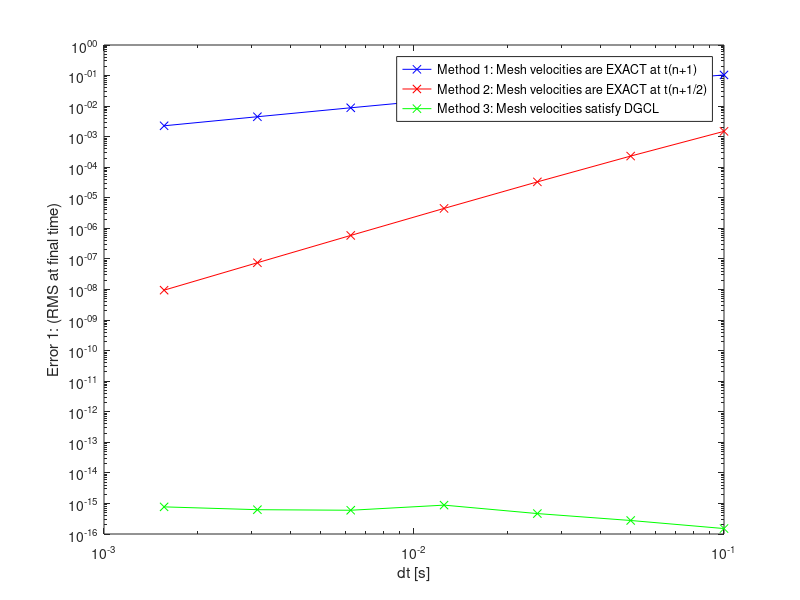
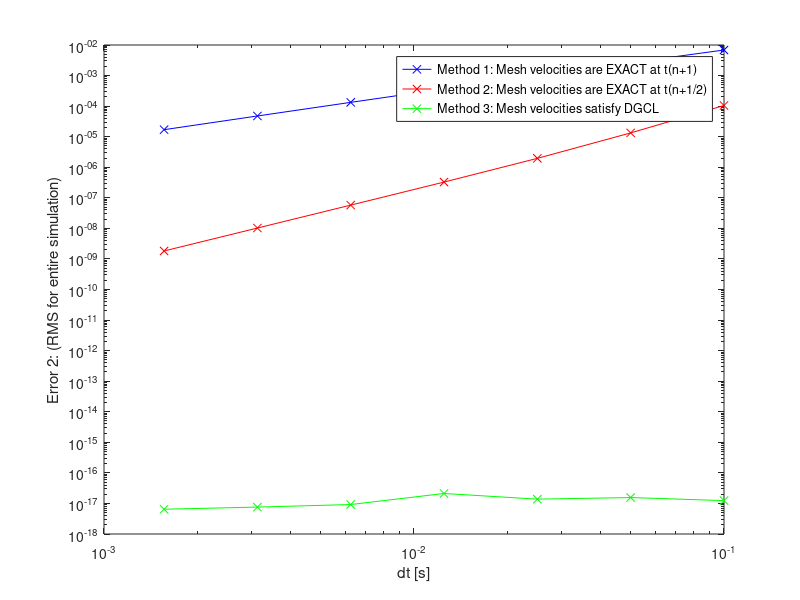

MATLAB code to generate these figures, in order:
close all
clear all
%% Input data
N  = 20;        % number of cells

dt   = 0.1;     % time step
tend = 10;      % total simulation time

fmt = '--b';     % linecolor for plot of final solution

show_sol = 0;   % (=1) show intermediate solutions during simulation
 
u_ex = ones(N); % unsure: creates exact scalar field solution

%% Run simulation for decreasing dt
k_max = 6;
e1_arr = zeros(k_max, 3);
e2_arr = zeros(k_max, 3);
dt_arr = zeros(k_max, 1); 
for method = 1:1:3
    fprintf('\nRunning Method %d', method)
    for k=1:1:k_max+1
         dt = 0.1*2^(-(k-1)); % time-step
         dt_arr(k, 1) = dt; 
    
         e1 = 0; % error 1: RMS error at final time-step
         e2 = 0; % error 2: RMS error at all time-steps
    
        %% Initialisation
        dx = zeros(1,N);    % cell volumes
        xi = zeros(1,N+1);  % face centers
        x  = zeros(1,N);    % cell centers
        u  = ones(1,N);     % solution
        
        xi  = (0:N)/N;              % face centers
        xi0 = (0:N)/N;              % face centers at t=0
        x   = (1:N)/N - 0.5/N;      % cell centers
        dx  = xi(2:N+1) - xi(1:N);  % cell volumes

        L = zeros(N);   % Discretization matrix
    
        %% Simulation loop
        for t=dt:dt:tend
          dx_tn = dx;  % store cell volume at tn
          xi_tn = xi;  % store face center at tn
          u_tn  = u;   % store solution at tn
          
          xi     = xi0 + sin(2*pi*t) * sin(2*pi*xi0) / N;   % face centers at tn+1
          dx     = xi(2:N+1)-xi(1:N);                       % cell volumes at tn+1
          x      = xi(1:N) + dx/2;                          % cell centers at tn+1
          
          dxidt_exnp1   = 2*pi*cos(2*pi*(t))*sin(2*pi*xi0) / N;         % exact face velocity at tn+1
          dxidt_exnp1_2 = 2*pi*cos(2*pi*(t-dt/2))*sin(2*pi*xi0) / N;    % exact face velocity at tn+1/2
          dxidt_dgcl    = (xi - xi_tn) / dt;                            % face velocity satisfying D-GCL
          
          if (method == 1)
            dxidt = dxidt_exnp1;
          elseif (method ==2)
            dxidt = dxidt_exnp1_2;
          else
            dxidt = dxidt_dgcl;
          end
            
          % Setting up system to solve; for each cell:
          %
          %   (u*dx)^(n+1) - (u*dx)^n      
          %   ------------------------- - [ u_leftface * dxidt_leftface * (-1) + u_rightface * dxidt_rightface * (+1) ]^(n+1) = 0
          %             dt                 
          %
          % which can be written for the total system as:
          %
          % L u^(n+1) = (u*dx)^n
          %
          % We use a simple avarage to compute the solution at a cell face:
          %   u_face = 0.5 * (u_leftcell + u_rightcell)
          %
          % Internal cells
          for i=2:N-1
            L(i,i-1:i+1) = [0 dx(i) 0] - dt * 0.5*[-dxidt(i) dxidt(i+1)-dxidt(i) dxidt(i+1)];
          end
          % Boundary cells
          L(1,1:2)   = [dx(1) 0] - dt * 0.5*[dxidt(2)-2*dxidt(1) dxidt(2)];
          L(N,N-1:N) = [0 dx(N)] - dt * 0.5*[-dxidt(N) 2*dxidt(N+1)-dxidt(N)];
        
          % solve system
          u = (L\(dx_tn.*u_tn)')';
        
          % error 1 computation
          if abs(t-tend) < 0.01*dt
              for i = 1:N
                e1 = e1 + (u(i)-u_ex(i))*(u(i)-u_ex(i));
              end
          end
        
          % error 2 computation
          for i=1:N
            e2 = e2 + (u(i)-u_ex(i))*(u(i)-u_ex(i));
          end

        end
        %% Error Computation
        e1 = sqrt(e1)/N;
        M = round(tend/dt);
        e2 = sqrt(e2)/(N*M);
    
        e1_arr(k, method) = e1;
        e2_arr(k, method) = e2;
    end
end

% error 1 plots 
figure(1);
hold("off");
loglog(dt_arr, e1_arr(:,1), 'b-x'); % method 1
hold("on");
loglog(dt_arr, e1_arr(:,2), 'r-x'); % method 2
loglog(dt_arr, e1_arr(:,3), 'g-x'); % method 3
legend('Method 1: Mesh velocities are EXACT at t(n+1)', 'Method 2: Mesh velocities are EXACT at t(n+1/2)','Method 3: Mesh velocities satisfy DGCL')
xlabel('dt [s]')
ylabel('Error 1: (RMS at final time)')

% error 2 plots 
figure(2);
hold("off");
loglog(dt_arr, e2_arr(:,1), 'b-x'); % method 1
hold("on");
loglog(dt_arr, e2_arr(:,2), 'r-x'); % method 2
loglog(dt_arr, e2_arr(:,3), 'g-x'); % method 3
legend('Method 1: Mesh velocities are EXACT at t(n+1)', 'Method 2: Mesh velocities are EXACT at t(n+1/2)','Method 3: Mesh velocities satisfy DGCL')
xlabel('dt [s]')
ylabel('Error 2: (RMS for entire simulation)')
